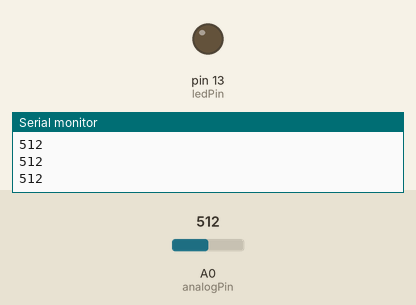
Recording of a sketch running on a simulated Arduino Uno, built with avr-gcc and run on an emulated ATmega328P. Parts: output pins drawn as LEDs (lit = HIGH), the last lines printed to the serial monitor. The test bench sets the inputs (shaded band); at power-on: A0 (analogPin) = 512.

Above: at 1.2 s.
1.3 s: A0 (analogPin) set to 887
3.5 s: A0 (analogPin) set to 911
At 5.6 s:
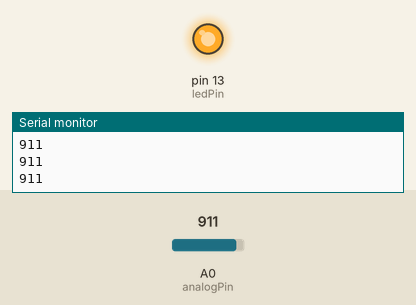
6.0 s: A0 (analogPin) set to 900
At 6.9 s:
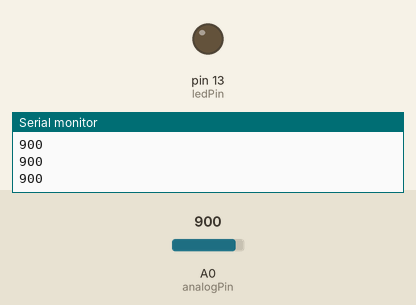
7.5 s: A0 (analogPin) set to 1023
At 8.8 s:
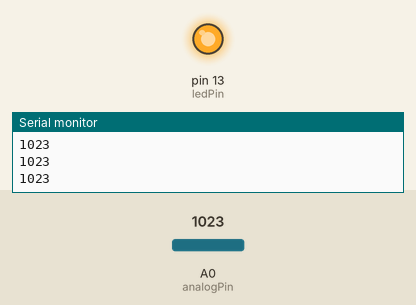
Timing chart, 0 to 10.5 s (numbered marks = the images above; inputs shaded):
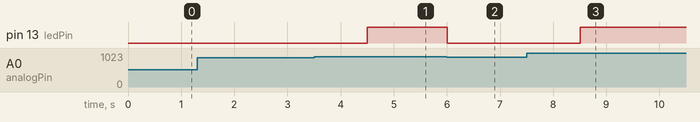

Measured:
- the behaviour switches between 900 and 901 on A0 (analogPin) (found by bisection; images 0 and 1)
- after the input at 3.5 s, pin 13 (ledPin): LOW → HIGH after 1.0 s
- after the input at 6.0 s, pin 13 (ledPin): HIGH → LOW at once
- after the input at 7.5 s, pin 13 (ledPin): LOW → HIGH after 1.0 s

The sketch:

c.final_arduino.ino
```cpp
const int analogPin = A0;
const int ledPin = 13;
const int threshold = 900;
const unsigned long waveTime = 1000 ; // Tempo em milissegundos

unsigned long startTime = 0;

void setup() {
  Serial.begin(9600);
  pinMode(ledPin, OUTPUT);
}

void loop() {
  int analogValue = analogRead(analogPin);
  Serial.println(analogValue);

  if (analogValue > threshold) {
    if (millis() - startTime >= waveTime) {
      digitalWrite(ledPin, HIGH); // Acende o LED
    }
  } else {
    startTime = millis();         // Reseta o tempo
    digitalWrite(ledPin, LOW);    // Apaga o LED
  }
}
```
